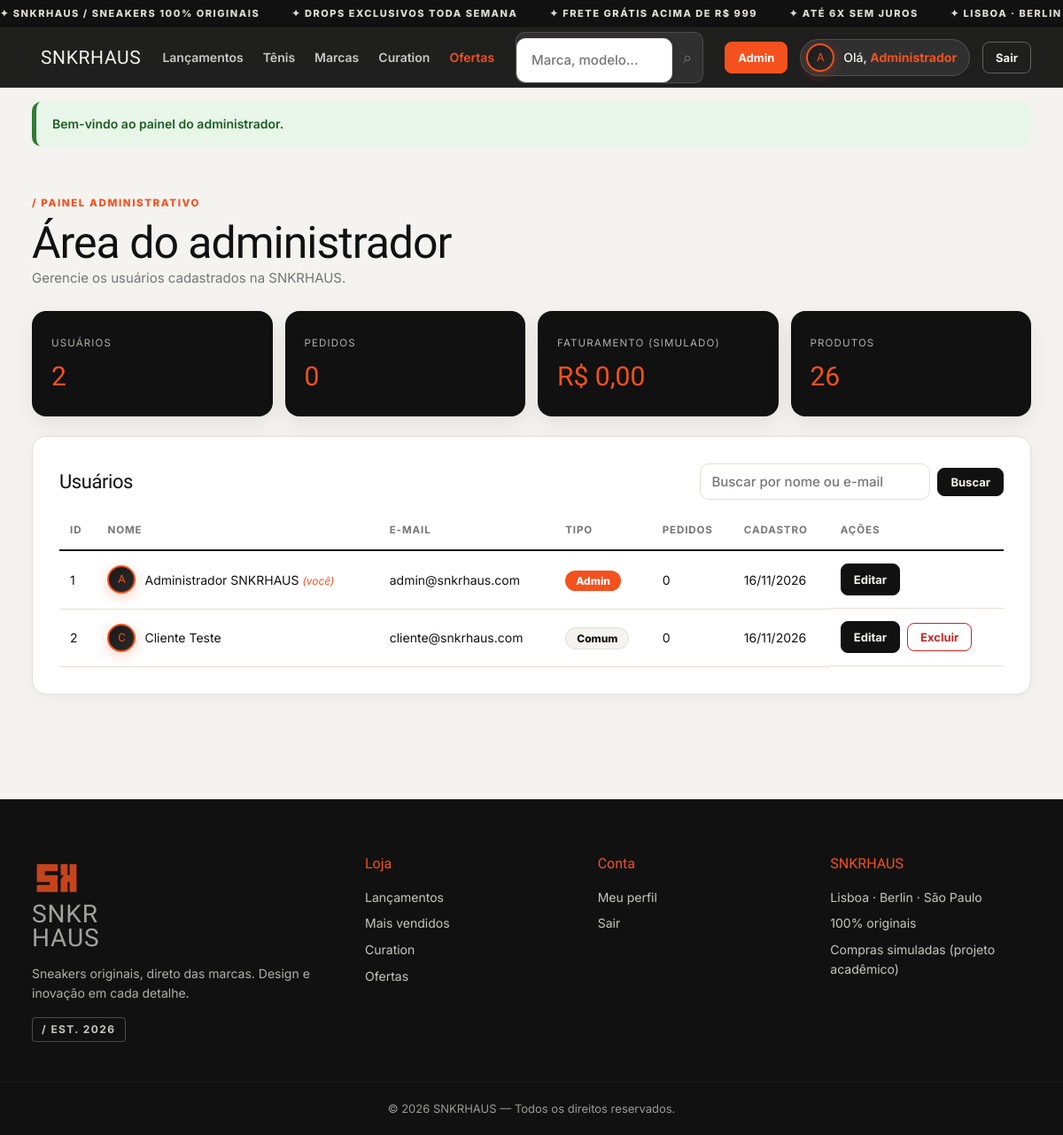
The page /admin.php (signed in) on the database its author committed.
### tables this page shows
CREATE TABLE usuarios (
  id INT AUTO_INCREMENT PRIMARY KEY,
  nome VARCHAR(100) NOT NULL,
  email VARCHAR(150) NOT NULL UNIQUE,
  senha VARCHAR(255) NOT NULL,
  telefone VARCHAR(20) DEFAULT NULL,
  foto VARCHAR(255) DEFAULT NULL,
  tipo ENUM('comum','admin') NOT NULL DEFAULT 'comum',
  criado_em DATETIME NOT NULL DEFAULT CURRENT_TIMESTAMP
);

### admin.php (the view, shortened to what this page needs)
<?php
require_once 'includes/funcoes.php';
$busca = trim($_GET['busca'] ?? '');
if ($busca !== '') {
    $st = $pdo->prepare('SELECT u.*, (SELECT COUNT(*) FROM pedidos p WHERE p.usuario_id = u.id) AS qtd_pedidos FROM usuarios u WHERE u.nome LIKE ? OR u.email LIKE ? ORDER BY u.id');
    $st->execute(["%$busca%", "%$busca%"]);
} else {
    $st = $pdo->query('SELECT u.*, (SELECT COUNT(*) FROM pedidos p WHERE p.usuario_id = u.id) AS qtd_pedidos FROM usuarios u ORDER BY u.id');
}
$usuarios = $st->fetchAll();
$stats = [
    'usuarios' => $pdo->query('SELECT COUNT(*) FROM usuarios')->fetchColumn(),
    'pedidos' => $pdo->query('SELECT COUNT(*) FROM pedidos')->fetchColumn(),
    'faturamento' => $pdo->query('SELECT COALESCE(SUM(total),0) FROM pedidos')->fetchColumn(),
    'produtos' => $pdo->query('SELECT COUNT(*) FROM produtos')->fetchColumn(),
];
require_once 'includes/header.php';
?>
<section class="container pagina">
  <div class="pagina-cabecalho">
    <span class="tag tag-laranja">/ Painel administrativo</span>
    <h1>Área do administrador</h1>
    <p>Gerencie os usuários cadastrados na SNKRHAUS.</p>
  </div>
  <div class="stats">
    <div class="stat"><span>Usuários</span><strong><?= (int)$stats['usuarios'] ?></strong></div>
    <div class="stat"><span>Pedidos</span><strong><?= (int)$stats['pedidos'] ?></strong></div>
    <div class="stat"><span>Faturamento (simulado)</span><strong><?= preco($stats['faturamento']) ?></strong></div>
    <div class="stat"><span>Produtos</span><strong><?= (int)$stats['produtos'] ?></strong></div>
  </div>
  <div class="painel">
    <div class="painel-topo">
      <h2>Usuários</h2>
      <form method="get" class="busca-admin">
        <input type="search" name="busca" value="<?= e($busca) ?>" placeholder="Buscar por nome ou e-mail">
        <button class="btn-mini btn-escuro-mini" type="submit">Buscar</button>
      </form>
    </div>
    <div class="tabela-wrap"><table class="tabela">
      <thead><tr><th>ID</th><th>Nome</th><th>E-mail</th><th>Tipo</th><th>Pedidos</th><th>Cadastro</th><th>Ações</th></tr></thead>
      <tbody>
      <?php foreach ($usuarios as $u): $proprio = (int)$u['id'] === (int)$_SESSION['usuario_id']; ?>
        <tr>
          <td><?= (int)$u['id'] ?></td>
          <td>
            <div style="display:flex; align-items:center; gap:10px;">
              <?= avatarUsuario($u, 'avatar-mini') ?>
              <span><?= e($u['nome']) ?><?= $proprio ? ' <em class="voce">(você)</em>' : '' ?></span>
            </div>
          </td>
          <td><?= e($u['email']) ?></td>
          <td><span class="pill pill-<?= e($u['tipo']) ?>"><?= $u['tipo'] === 'admin' ? 'Admin' : 'Comum' ?></span></td>
          <td><?= (int)$u['qtd_pedidos'] ?></td>
          <td><?= date('d/m/Y', strtotime($u['criado_em'])) ?></td>
          <td class="acoes">
            <a href="admin_editar.php?id=<?= (int)$u['id'] ?>" class="btn-mini btn-escuro-mini">Editar</a>
            <?php if (!$proprio): ?>
            <form method="post" onsubmit="return confirm('Excluir o usuário <?= e(addslashes($u['nome'])) ?>? Esta ação não pode ser desfeita.')">
              <button class="btn-mini btn-perigo" type="submit">Excluir</button>
            </form>
            <?php endif; ?>
          </td>
        </tr>
      <?php endforeach; ?>
      </tbody>
    </table></div>
  </div>
</section>
<?php require_once 'includes/footer.php'; ?>

### includes/funcoes.php (shortened to what this page needs)
<?php
function e($v) { return htmlspecialchars((string)$v, ENT_QUOTES, 'UTF-8'); }
function preco($v) { return 'R$ ' . number_format((float)$v, 2, ',', '.'); }
function mostrarFlash() {
    if (!empty($_SESSION['flash'])) {
        $f = $_SESSION['flash'];
        echo '<div class="alerta alerta-' . e($f['tipo']) . '">' . e($f['msg']) . '</div>';
    }
}
function avatarUsuario($u, $classe = '') {
    $nome = is_array($u) ? ($u['nome'] ?? 'U') : ($u ?? 'U');
    $foto = is_array($u) ? ($u['foto'] ?? null) : null;
    $ini = strtoupper(mb_substr(trim($nome), 0, 1, 'UTF-8'));
    return '<div class="avatar-iniciais ' . e($classe) . '"><span>' . e($ini) . '</span></div>';
}
function logoSH($classe = '') {
    return '<svg class="logo-sh ' . $classe . '" viewBox="0 0 100 100" xmlns="http://www.w3.org/2000/svg" aria-label="SH">'
        . '<path d="M10 22 L52 22 L52 36 L26 36 L26 44 L52 44 L52 78 L10 78 L10 64 L36 64 L36 58 L10 58 Z" fill="currentColor"/>'
        . '<path d="M58 22 L72 22 L72 44 L76 44 L76 22 L90 22 L90 78 L76 78 L76 58 L72 58 L72 78 L58 78 Z" fill="currentColor"/>'
        . '<path d="M52 58 L62 44" stroke="var(--off,#F2F1EC)" stroke-width="4"/>'
        . '</svg>';
}

### rows shown on the page
usuarios: id "1", nome "A", nome "Administrador SNKRHAUS", shows "(você)", email "admin@snkrhaus.com", tipo "Admin", qtd_pedidos "0", criado_em "16/11/2026"
usuarios: id "2", nome "C", nome "Cliente Teste", email "cliente@snkrhaus.com", tipo "Comum", qtd_pedidos "0", criado_em "16/11/2026"

### other values the page prints
$ini "A"
primeiroNome($_SESSION['usuario_nome']) "Administrador"
$f['msg'] "Bem-vindo ao painel do administrador."
$stats['usuarios'] "2"
$stats['pedidos'] "0"
preco($stats['faturamento']) "R$ 0,00"
$stats['produtos'] "26"
